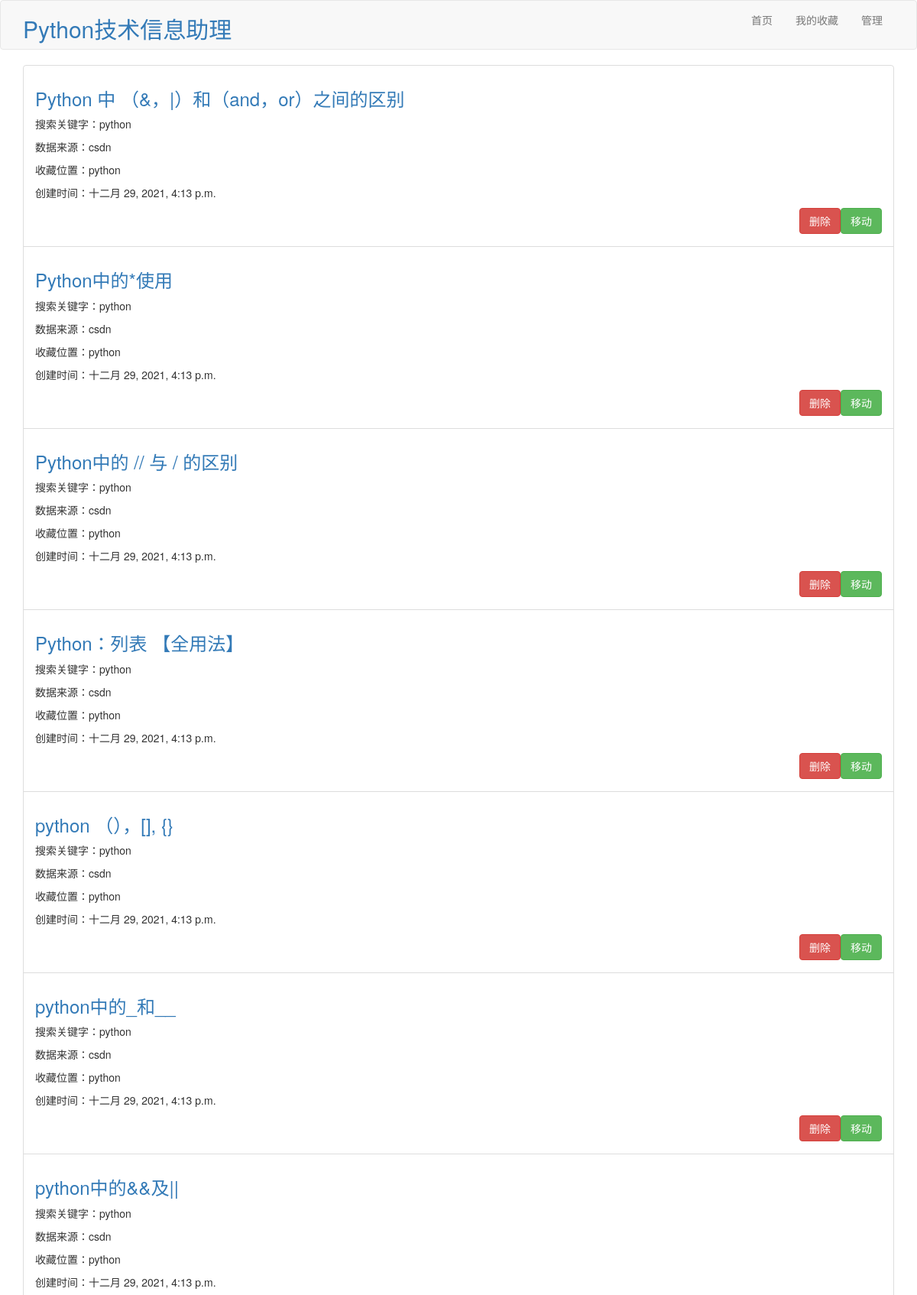
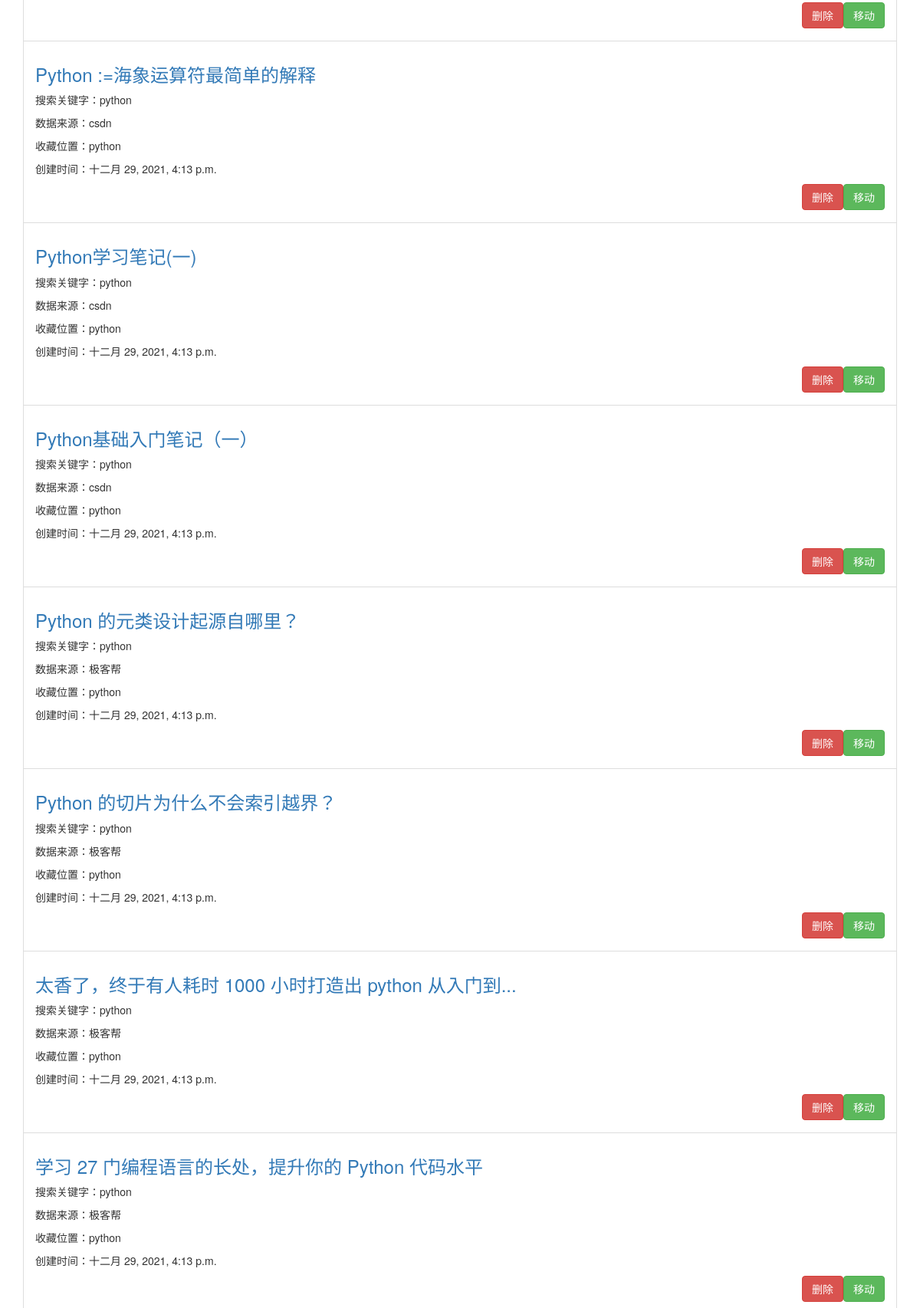
The app's page /showall/13 (upper part) with its own data (2 pictures, top to bottom).
### info_assistant/models.py (models this page shows, shortened)
class Info(models.Model):
    nid = models.AutoField(primary_key=True)
    title = models.CharField(verbose_name="标题", max_length=200)
    search_key = models.CharField(verbose_name="搜索关键字", max_length=32)
    url = models.CharField(verbose_name="网址", max_length=100)
    source = models.CharField(verbose_name="数据来源", max_length=32)
    category = models.ForeignKey(Category, verbose_name="所属类别", on_delete=models.CASCADE)
    create_time = models.DateTimeField('信息爬取时间', default=None, null=True)

class Category(models.Model):
    nid = models.AutoField(primary_key=True)
    title = models.CharField(verbose_name='分类标题', max_length=32)
    create_time = models.DateTimeField('收藏夹创建时间',default=None, null=True)

### info_assistant/views.py (the view)
# urls.py: path('showall/<int:category_id>', views.show_category, name='showall'),
def show_category(request, category_id):
    category = Category.objects.filter(pk=category_id).first()
    infos = Info.objects.filter(category=category)
    return render(request, 'info_assistant/details.html', {'info_list': infos})

### info_assistant/templates/info_assistant/details.html (shortened to what this page needs)
<!DOCTYPE html>
<html lang="en">
<head>
    <link rel="stylesheet" href="https://stackpath.bootstrapcdn.com/bootstrap/3.4.1/css/bootstrap.min.css">
</head>
<body>
    <header>
        <nav class="navbar navbar-default" id="navbar">
            <div class="container">
                <div class="navbar-header">
                    <h2 class="logo">
                        <a href="{% url 'info_assistant:index' %}">Python技术信息助理</a>
                    </h2>
                </div>
                <div class="collapse navbar-collapse" id="header-navbar">
                    <ul class="nav navbar-nav navbar-right">
                        <li><a href="{% url 'info_assistant:index' %}">首页</a></li>
                        <li><a href="{% url 'info_assistant:show' %}">我的收藏</a></li>
                        <li><a href="{% url 'info_assistant:enter_admin' %}">管理</a></li>
                    </ul>
                </div>
            </div>
        </nav>
    </header>
    <div class="container">
        {% if info_list %}
            <ul class="list-group">
            {% for info in info_list %}
                    <li class="list-group-item" onclick="">
                        <p class="h3"><a href="{{ info.url }}">{{ info.title }}</a></p>
                        <p>搜索关键字：{{ info.search_key }}</p>
                        <p>数据来源：{{ info.source }}</p>
                        <p>收藏位置：{{ info.category.title }}</p>
                        <p>创建时间：{{ info.create_time }}</p>
                        <button type='button' class="btn btn-success pull-right" onclick="move({{ info.nid }})">移动</button>
                        {% if analysis_list %}
                        {% else %}
                            <button type='button' class="btn btn-danger pull-right" onclick="delete_info({{ info.nid }})">删除</button>
                        {% endif %}
                        <br/><br/>
                    </li>
            {% endfor %}
            </ul>
        {% endif %}
    </div>
</body>
</html>

### records on screen
Info: title "Python 中 （&，|）和（and，or）之间的区别", search_key "python", source "csdn", category "python", create_time "十二月 29, 2021, 4:13 p.m."
Info: title "Python中的*使用", search_key "python", source "csdn", category "python", create_time "十二月 29, 2021, 4:13 p.m."
Info: title "Python中的 // 与 / 的区别", search_key "python", source "csdn", category "python", create_time "十二月 29, 2021, 4:13 p.m."
Info: title "Python：列表 【全用法】", search_key "python", source "csdn", category "python", create_time "十二月 29, 2021, 4:13 p.m."
Info: title "python （），[], {}", search_key "python", source "csdn", category "python", create_time "十二月 29, 2021, 4:13 p.m."
Info: title "python中的_和__", search_key "python", source "csdn", category "python", create_time "十二月 29, 2021, 4:13 p.m."
Info: title "python中的&&及||", search_key "python", source "csdn", category "python", create_time "十二月 29, 2021, 4:13 p.m."
Info: title "Python :=海象运算符最简单的解释", search_key "python", source "csdn", category "python", create_time "十二月 29, 2021, 4:13 p.m."
Info: title "Python学习笔记(一)", search_key "python", source "csdn", category "python", create_time "十二月 29, 2021, 4:13 p.m."
Info: title "Python基础入门笔记（一）", search_key "python", source "csdn", category "python", create_time "十二月 29, 2021, 4:13 p.m."
Info: title "Python 的元类设计起源自哪里？", search_key "python", source "极客帮", category "python", create_time "十二月 29, 2021, 4:13 p.m."
Info: title "Python 的切片为什么不会索引越界？", search_key "python", source "极客帮", category "python", create_time "十二月 29, 2021, 4:13 p.m."
Info: title "太香了，终于有人耗时 1000 小时打造出 python 从入门到...", search_key "python", source "极客帮", category "python", create_time "十二月 29, 2021, 4:13 p.m."
Info: title "学习 27 门编程语言的长处，提升你的 Python 代码水平", search_key "python", source "极客帮", category "python", create_time "十二月 29, 2021, 4:13 p.m."
